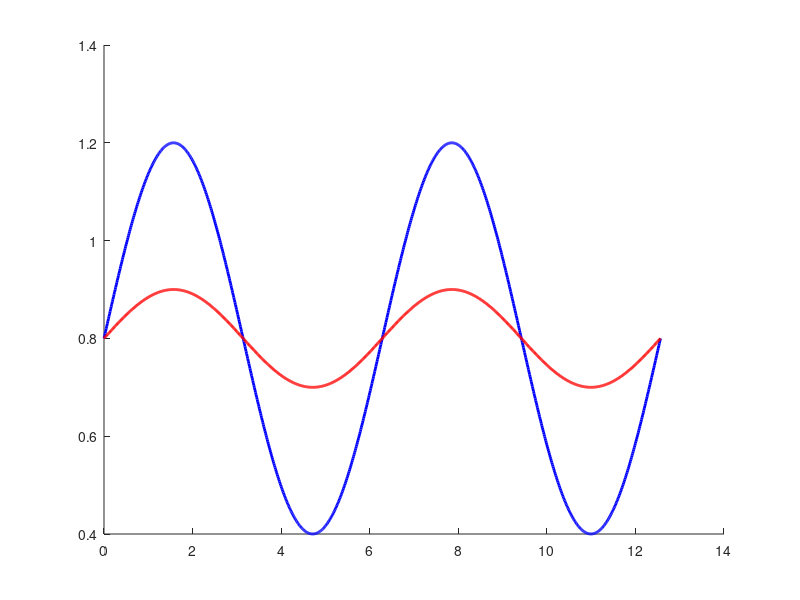

Write the MATLAB code that produced this figure. (Note: this script raises an error after producing the figure.)
clear
close all

% Parameters
x = linspace(0, 4*pi, 1000);  % x-axis values
y_line = 1.0;                 % Height of horizontal line
offset = y_line - 0.2;        % Center of the sine waves (just below the line)

% Sine waves
y1 = 0.4 * sin(x) + offset;   % Larger amplitude, goes above line
y2 = 0.1 * sin(x) + offset;   % Smaller amplitude, stays below line

% Plot
figure;
hold on;
plot(x, y1, 'b-', 'LineWidth', 2);               % First sine wave (crosses line)
plot(x, y2, 'r-', 'LineWidth', 2);               % Second sine wave (doesn't cross)
yline(y_line, 'k--', 'LineWidth', 2);            % Horizontal dashed line
hold off;

% Formatting
xlabel('Time');
ylabel('Motor Torque');
legend('Flapping Mechanism - no spring', 'Flapping Mechanism - with spring', 'Motor Stall Torque', 'Location', 'northoutside');
axis tight;
set(gca, 'XTickLabel', [], 'YTickLabel', []);
set(gca, FontSize=16)
